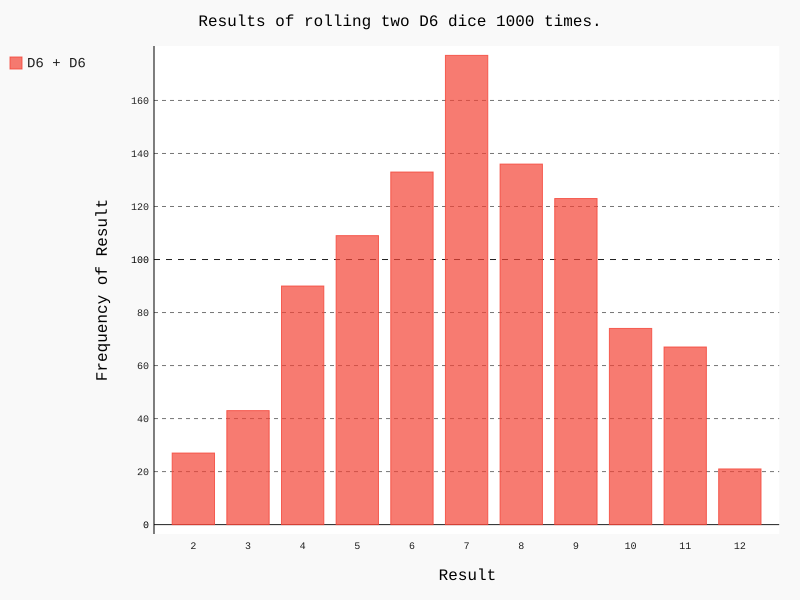

Write the Python code that produced this figure.
#!/usr/bin/env python3
# -*- coding: utf-8 -*-

import pygal
from data_visualization.die import Die

die_six_1 = Die()
die_six_2 = Die()

results = []
for roll_num in range(1000):
    result = die_six_1.roll() + die_six_2.roll()
    results.append(result)

frequencies = []
max_result = die_six_1.num_side + die_six_2.num_side
for value in range(2, max_result+1):
    frequency = results.count(value)
    frequencies.append(frequency)

hist = pygal.Bar()
hist.title = 'Results of rolling two D6 dice 1000 times.'
hist.x_labels = ['2', '3', '4', '5', '6', '7', '8', '9', '10', '11', '12']
hist.x_title = 'Result'
hist.y_title = 'Frequency of Result'

hist.add('D6 + D6', frequencies)
hist.render_to_file('dice_visual.svg')
